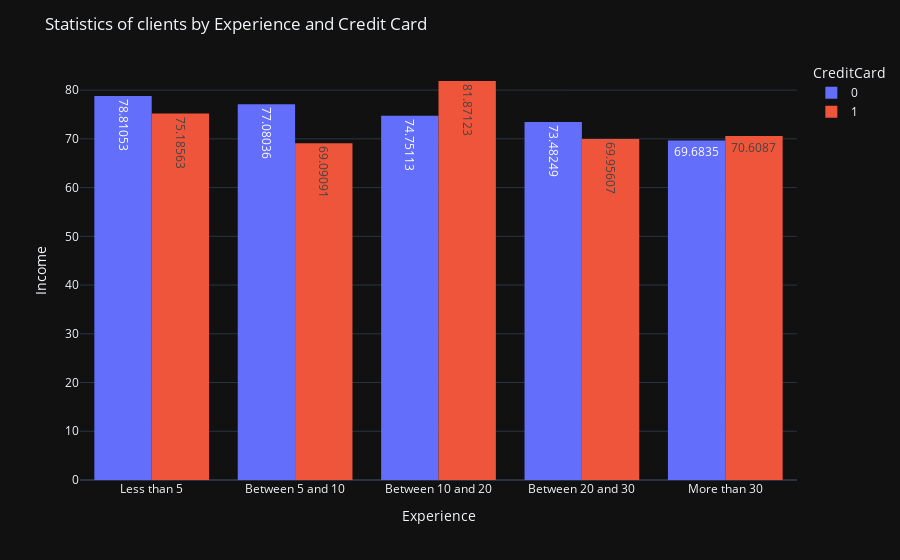

Here is the notebook cell this chart was saved with:
### Code cell
bins = [0, 5, 10, 20, 30, float('inf')]
labels = ['Less than 5', 'Between 5 and 10', 'Between 10 and 20', 'Between 20 and 30', 'More than 30']
data2 = data.copy()
data2['Experience'] = pd.cut(data['Experience'], bins=bins, labels=labels)
data2 = data2.groupby(['CreditCard', 'Experience'])['Income'].mean().reset_index()

fig = px.histogram(data2, x='Experience', y='Income', color='CreditCard', barmode='group', text_auto=True)
fig.update_layout(title='Statistics of clients by Experience and Credit Card', yaxis_title='Income')
fig.show()

### Figure 1 — Plotly figure (JSON) as saved in the notebook; plotly's stock layout.template omitted (floating-point values rounded to 4 significant figures)
{"data": [{"alignmentgroup": "True", "bingroup": "x", "histfunc": "sum", "hovertemplate": "CreditCard=0<br>Experience=%{x}<br>sum of Income=%{y}<extra></extra>", "legendgroup": "0", "marker": {"color": "#636efa", "pattern": {"shape": ""}}, "name": "0", "offsetgroup": "0", "orientation": "v", "showlegend": true, "texttemplate": "%{value}", "x": ["Less than 5", "Between 5 and 10", "Between 10 and 20", "Between 20 and 30", "More than 30"], "xaxis": "x", "y": [78.81, 77.08, 74.75, 73.48, 69.68], "yaxis": "y", "type": "histogram"}, {"alignmentgroup": "True", "bingroup": "x", "histfunc": "sum", "hovertemplate": "CreditCard=1<br>Experience=%{x}<br>sum of Income=%{y}<extra></extra>", "legendgroup": "1", "marker": {"color": "#EF553B", "pattern": {"shape": ""}}, "name": "1", "offsetgroup": "1", "orientation": "v", "showlegend": true, "texttemplate": "%{value}", "x": ["Less than 5", "Between 5 and 10", "Between 10 and 20", "Between 20 and 30", "More than 30"], "xaxis": "x", "y": [75.19, 69.09, 81.87, 69.96, 70.61], "yaxis": "y", "type": "histogram"}], "layout": {"xaxis": {"anchor": "y", "domain": [0.0, 1.0], "title": {"text": "Experience"}}, "yaxis": {"anchor": "x", "domain": [0.0, 1.0], "title": {"text": "Income"}}, "legend": {"title": {"text": "CreditCard"}, "tracegroupgap": 0}, "margin": {"t": 60}, "barmode": "group", "title": {"text": "Statistics of clients by Experience and Credit Card"}}}
